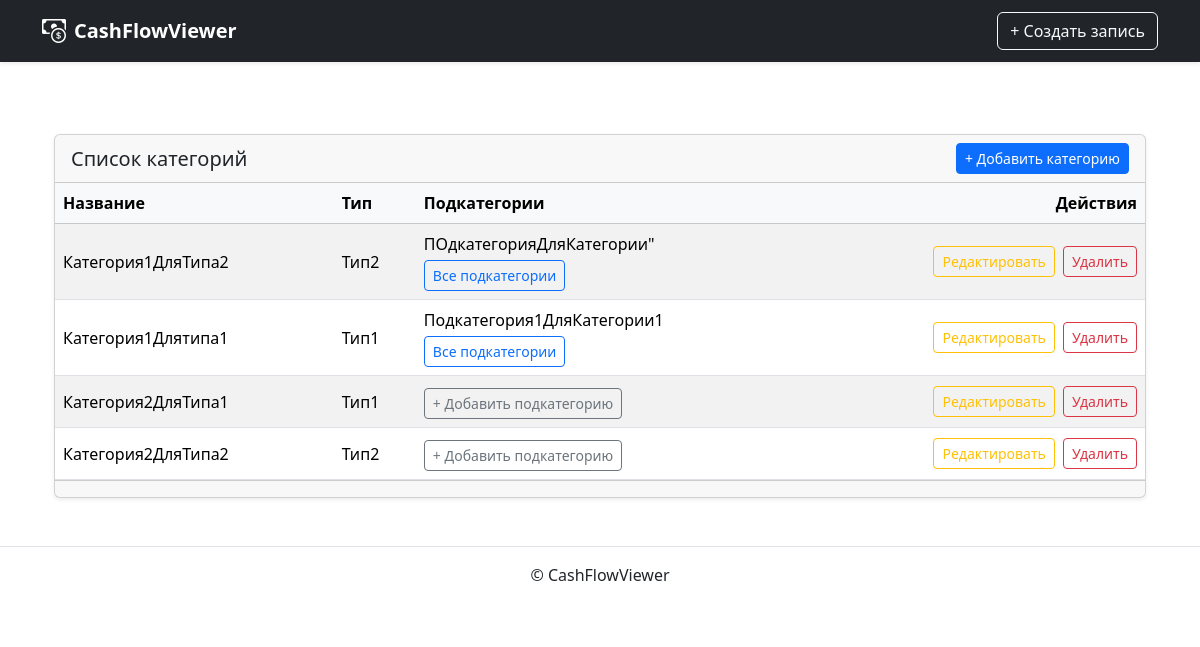
The app's page /cash/category/ with its own data.
### cashflow/models.py (models this page shows, shortened)
class Category(models.Model):
    name = models.CharField(max_length=100)
    type = models.ForeignKey(
        Type, on_delete=models.CASCADE, related_name='categories'
    )
    class Meta:
        verbose_name = 'Категория'
        verbose_name_plural = 'Категории'

class Type(models.Model):
    name = models.CharField(max_length=100)
    class Meta:
        verbose_name = 'Тип'
        verbose_name_plural = 'Типы'

class Subcategory(models.Model):
    name = models.CharField(max_length=100)
    category = models.ForeignKey(
        Category, on_delete=models.CASCADE, related_name='subcategories'
    )
    class Meta:
        verbose_name = 'Подкатегория'
        verbose_name_plural = 'Подкатегории'
    def __str__(self) -> str:
        return self.name

### cashflow/views.py (the view)
# urls.py: path('', CategoryListView.as_view(), name='category_list'),
class CategoryListView(ListView):
    model = Category
    paginate_by = 10
    template_name = 'cashflow/category/list.html'
    ordering = ['name']
    def get_queryset(self):
        qs = super().get_queryset()
        type_id = self.request.GET.get('type')
        if type_id:
            qs = qs.filter(type_id=type_id)
        return qs

### templates/cashflow/category/list.html (shortened to what this page needs)
{% extends "base.html" %}
{% block content %}
<div class="container mt-4">
  <div class="card shadow-sm">
    <div class="card-header d-flex justify-content-between align-items-center">
      <h5 class="mb-0">Список категорий</h5>
      <a href="{% url 'cashflow:category_create' %}" class="btn btn-sm btn-primary">+ Добавить категорию</a>
    </div>
    <div class="card-body p-0">
      <div class="table-responsive">
        <table class="table table-hover table-striped mb-0 align-middle">
          <thead class="table-light">
            <tr>
              <th>Название</th>
              <th>Тип</th>
              <th>Подкатегории</th>
              <th class="text-end">Действия</th>
            </tr>
          </thead>
          <tbody>
            {% for category in page_obj %}
            <tr>
              <td>{{ category.name }}</td>
              <td>{{ category.type.name }}</td>
              <td>
                {% with subcategories=category.subcategories.all %}
                  {{ subcategories|slice:":2"|join:", " }}
                  {% if subcategories %}
                    <div class="mt-1">
                      <a href="{% url 'cashflow:subcategory_list' %}?category={{ category.id }}" class="btn btn-sm btn-outline-primary">
                        Все подкатегории
                      </a>
                    </div>
                  {% else %}
                    <div class="mt-1">
                      <a href="{% url 'cashflow:subcategory_create' %}?category={{ category.id }}" class="btn btn-sm btn-outline-secondary">
                        + Добавить подкатегорию
                      </a>
                    </div>
                  {% endif %}
                {% endwith %}
              </td>
              <td class="text-end">
                <a href="{% url 'cashflow:category_update' category.pk %}" class="btn btn-sm btn-outline-warning me-1">Редактировать</a>
                <a href="{% url 'cashflow:category_delete' category.pk %}" class="btn btn-sm btn-outline-danger">Удалить</a>
              </td>
            </tr>
            {% empty %}
            <tr>
              <td colspan="4" class="text-center text-muted py-4">
                Категории пока не добавлены.
              </td>
            </tr>
            {% endfor %}
          </tbody>
        </table>
      </div>
    </div>
    <div class="card-footer">
    </div>
  </div>
</div>
{% endblock %}

### records on screen
Category: name "Категория1ДляТипа2", type.name "Тип2", subcategories.all "ПОдкатегорияДляКатегории\""
Category: name "Категория1Длятипа1", type.name "Тип1", subcategories.all "Подкатегория1ДляКатегории1"
Category: name "Категория2ДляТипа1", type.name "Тип1"
Category: name "Категория2ДляТипа2", type.name "Тип2"
